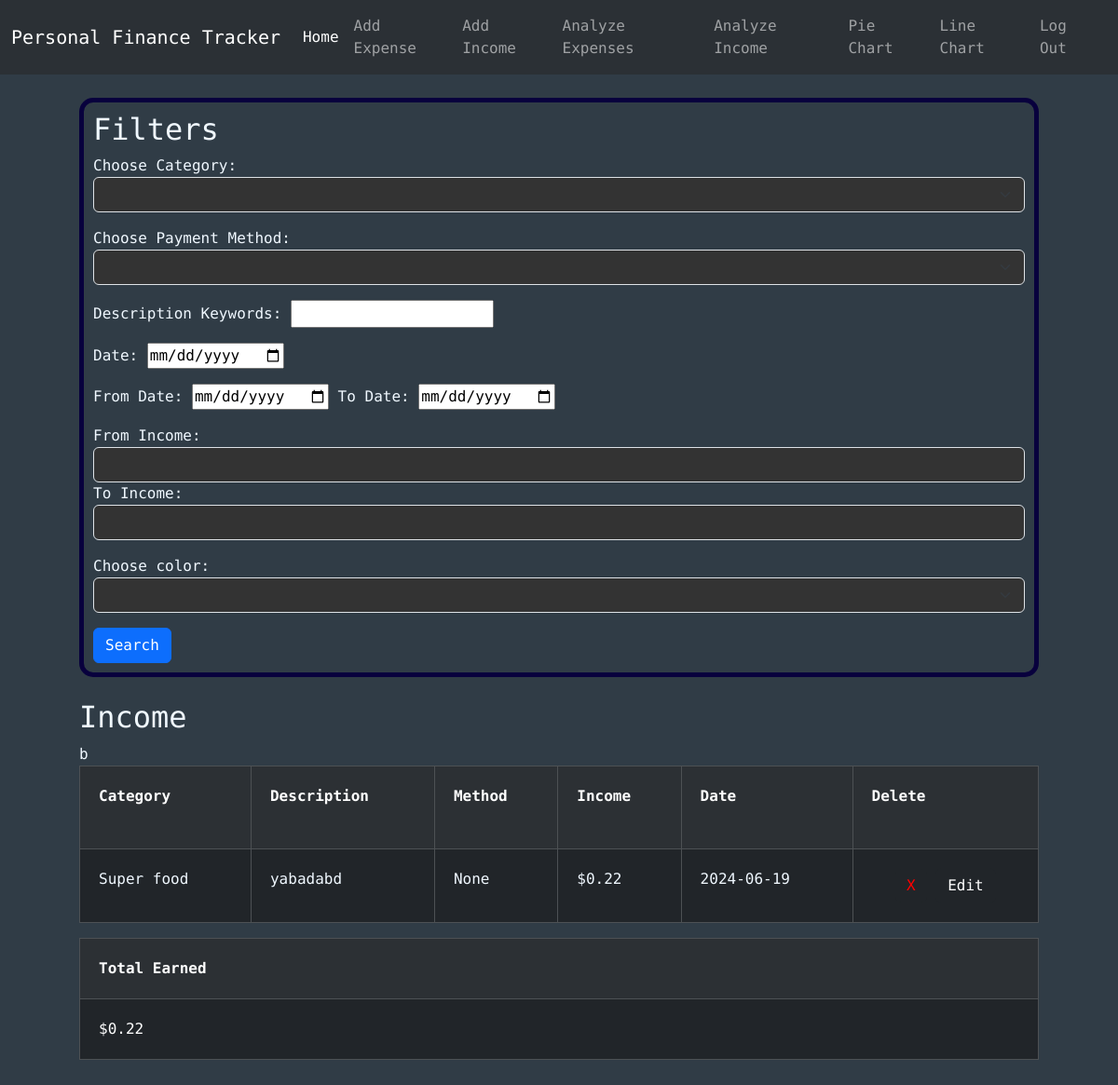
The page /analyzeIncome (signed in) on the database its author committed.
### tables this page shows
CREATE TABLE incomes (id INTEGER PRIMARY KEY, user_id INTEGER NOT NULL, category TEXT, description TEXT, method TEXT, income NUMERIC NOT NULL, date TEXT NOT NULL, color TEXT, FOREIGN KEY (user_id) REFERENCES users(id));

### app.py (the view)
@app.route("/analyzeIncome", methods=["GET", "POST"])
@login_required
def analyzeIncome():
    conn = get_db_connection()
    categories = conn.execute("SELECT DISTINCT category FROM incomes WHERE user_id = ?", (session["user_id"],)).fetchall()
    methods = conn.execute("SELECT DISTINCT method FROM incomes WHERE user_id = ?", (session["user_id"],)).fetchall()
    colors = conn.execute("SELECT DISTINCT color FROM incomes WHERE user_id = ?", (session["user_id"],)).fetchall()
    categoryFilter = None
    methodFilter = None
    keywordsFilter = None
    dateFilter = None
    fromDateFilter =None
    toDateFilter = None
    fromIncomeFilter = None
    toIncomeFilter = None
    colorFilter = None
    incs = conn.execute("SELECT * FROM incomes WHERE user_id = ?", (session["user_id"],)).fetchall()
    total = conn.execute("SELECT SUM(income) AS sum FROM incomes WHERE user_id = ?", (session["user_id"],)).fetchall()[0]["sum"]
    if request.method == "POST":
        categoryFilter = request.form.get("category")
        methodFilter = request.form.get("method")
        keywordsFilter = request.form.get("keywords")
        dateFilter = request.form.get("date")
        fromDateFilter = request.form.get("fromDate")
        toDateFilter = request.form.get("toDate")
        fromIncomeFilter = request.form.get("fromIncome")
        toIncomeFilter = request.form.get("toIncome")
        colorFilter = request.form.get("color")
        if dateFilter and (fromDateFilter or toDateFilter):
            flash("Cannot do from-to date at the same time as a specific date")
        if (fromIncomeFilter and toIncomeFilter) and float(fromIncomeFilter) > float(toIncomeFilter):
            flash("From-income must be smaller than to-income")
        if fromDateFilter:
            fD = date.fromisoformat(fromDateFilter)
        if toDateFilter:
            tD = date.fromisoformat(toDateFilter)
        if  fromDateFilter and toDateFilter and (not dateIsLessThan(fD, tD)):
            flash("From-date must be less than to-date")
        floatedFromIncomeFilter = 0
        if fromIncomeFilter:
            floatedFromIncomeFilter = float(fromIncomeFilter)
        floatedToIncomeFilter = 0
        if toIncomeFilter:
            floatedToIncomeFilter = float(toIncomeFilter)
        incs = conn.execute("SELECT * FROM incomes WHERE"\
                            " user_id = ?"\
                            " AND CASE WHEN ? != '' THEN category = ? ELSE 1 END"\
                            " AND CASE WHEN ? != '' THEN method = ? ELSE 1 END"\
                            " AND CASE WHEN ? != '' THEN description LIKE ? ELSE 1 END"\
                            " AND CASE WHEN ? != '' THEN date = ? ELSE 1 END"\
                            " AND CASE WHEN ? != '' AND ? != '' THEN date BETWEEN ? AND ? "\
                                " WHEN ? != '' AND ? == '' THEN date BETWEEN ? AND '9999-00-00'"\
                                " WHEN ? != '' AND ? == '' THEN date BETWEEN 0000-00-00  AND ?"\
                                " ELSE 1 END"\
                            " AND CASE WHEN ? != '' AND ? != '' THEN income BETWEEN ? AND ? "\
                                " WHEN ? != '' AND ? == '' THEN income BETWEEN ? AND 99999999"\
                                " WHEN ? != '' AND ? == '' THEN income BETWEEN 0 AND ?"\
                                " ELSE 1 END"\
                            " AND CASE WHEN ? != '' THEN color = ? ELSE 1 END"
                            , (session["user_id"], categoryFilter, categoryFilter, methodFilter, methodFilter, keywordsFilter, f'%{keywordsFilter}%', dateFilter, dateFilter, fromDateFilter, toDateFilter, fromDateFilter, toDateFilter, fromDateFilter, toDateFilter, fromDateFilter, toDateFilter, fromDateFilter, toDateFilter, fromIncomeFilter, toIncomeFilter, floatedFromIncomeFilter, floatedToIncomeFilter, fromIncomeFilter, toIncomeFilter, floatedFromIncomeFilter, fromIncomeFilter, toIncomeFilter, floatedToIncomeFilter, colorFilter, colorFilter)).fetchall()
        total = conn.execute("SELECT SUM(income) AS sum FROM incomes WHERE"\
                            " user_id = ?"\
                            " AND CASE WHEN ? != '' THEN category = ? ELSE 1 END"\
                            " AND CASE WHEN ? != '' THEN method = ? ELSE 1 END"\
                            " AND CASE WHEN ? != '' THEN description LIKE ? ELSE 1 END"\
                            " AND CASE WHEN ? != '' THEN date = ? ELSE 1 END"\
                            " AND CASE WHEN ? != '' AND ? != '' THEN date BETWEEN ? AND ? "\
                                " WHEN ? != '' AND ? == '' THEN date BETWEEN ? AND '9999-00-00'"\
                                " WHEN ? != '' AND ? == '' THEN date BETWEEN 0000-00-00  AND ?"\
                                " ELSE 1 END"\
                            " AND CASE WHEN ? != '' AND ? != '' THEN income BETWEEN ? AND ? "\
                                " WHEN ? != '' AND ? == '' THEN income BETWEEN ? AND 99999999"\
                                " WHEN ? != '' AND ? == '' THEN income BETWEEN 0 AND ?"\
                                " ELSE 1 END"\
                            " AND CASE WHEN ? != '' THEN color = ? ELSE 1 END"
                            , (session["user_id"], categoryFilter, categoryFilter, methodFilter, methodFilter, keywordsFilter, f'%{keywordsFilter}%', dateFilter, dateFilter, fromDateFilter, toDateFilter, fromDateFilter, toDateFilter, fromDateFilter, toDateFilter, fromDateFilter, toDateFilter, fromDateFilter, toDateFilter, fromIncomeFilter, toIncomeFilter, floatedFromIncomeFilter, floatedToIncomeFilter, fromIncomeFilter, toIncomeFilter, floatedFromIncomeFilter, fromIncomeFilter, toIncomeFilter, floatedToIncomeFilter, colorFilter, colorFilter)).fetchall()[0]["sum"]
    elif request.method == "GET":
        categoryFilter = categoryFilter if categoryFilter is not None else ""
        methodFilter = methodFilter if methodFilter is not None else ""
        keywordsFilter = keywordsFilter if keywordsFilter is not None else ""
        dateFilter = dateFilter if dateFilter is not None else ""
        fromDateFilter = fromDateFilter if fromDateFilter is not None else ""
        toDateFilter = toDateFilter if toDateFilter is not None else ""
        fromIncomeFilter = fromIncomeFilter if fromIncomeFilter is not None else ""
        toIncomeFilter = toIncomeFilter if toIncomeFilter is not None else ""
        colorFilter = colorFilter if colorFilter is not None else ""
    return render_template("analyzeIncome.html", categories=categories, methods=methods, colors=colors, incomes=incs, total=total, categoryFilter=categoryFilter, methodFilter=methodFilter, keywordsFilter=keywordsFilter, dateFilter=dateFilter, fromDateFilter=fromDateFilter, toDateFilter=toDateFilter, fromIncomeFilter=fromIncomeFilter, toIncomeFilter=toIncomeFilter, colorFilter=colorFilter)

### helpers.py (called while the page is built)
def login_required(f):
    @wraps(f)
    def decorated_function(*args, **kwargs):
        if session.get("user_id") is None:
            return redirect("/login")
        return f(*args, **kwargs)
    return decorated_function

def get_db_connection():
    conn = sqlite3.connect('database.db')
    conn.row_factory = sqlite3.Row
    return conn

### templates/analyzeIncome.html (shortened to what this page needs)
{% extends "layout.html" %}
{% block body %}
<div class="cont center-horizontal">
  <div class="formBox">
    <h2>Filters</h2>
    <form action="/analyzeIncome" method="post">
      <div class="mb-3">
        <label for="category">Choose Category:</label>
        <select name="category" id="category" class="form-select">
          <option></option>
          {% for category in categories %}
          <option value="{{category['category']}}" {% if category["category"] == categoryFilter %}selected{% endif %}>
          </option>
          {% endfor %}
        </select>
      </div>
      <div class="mb-3">
        <label for="method">Choose Payment Method:</label>
        <select name="method" id="method" class="form-select">
          <option></option>
          {% for method in methods %}
          <option value="{{method['method']}}" {% if method['method'] == methodFilter %}selected{% endif %}>{{method['method']}}</option>
          {% endfor %}
        </select>
      </div>
      <div class="mb-3">
        <label for="keywords">Description Keywords:</label>
        <input
          type="text"
          name="keywords"
          id="keywords"
          value="{{keywordFilter}}"
        />
      </div>
      <div class="mb-3">
        <label for="date">Date:</label>
        <input type="date" name="date" id="date" value="{{dateFilter}}" />
      </div>
      <div class="mb-3">
        <label for="fromDate">From Date:</label>
        <input
          type="date"
          name="fromDate"
          id="fromDate"
          value="{{fromDateFilter}}"
        />
        <label for="toDate">To Date:</label>
        <input type="date" name="toDate" id="toDate" value="{{toDateFilter}}" />
      </div>
      <div class="mb-3">
        <label for="fromIncome">From Income:</label>
        <input
          type="number"
          step="0.01"
          min="0"
          class="form-control"
          name="fromIncome"
          id="fromIncome"
          value="{{fromIncomeFilter}}"
        />
        <label for="toIncome">To Income:</label>
        <input
          type="number"
          step="0.01"
          min="0"
          class="form-control"
          name="toIncome"
          id="toIncome"
          value="{{toIncomeFilter}}"
        />
      </div>
      <div class="mb-3">
        <label for="color">Choose color:</label>
        <select
          name="color"
          id="color"
          class="form-select"
        >
          <option></option>
          {% for color in colors %}
          <option style="color: {{color['color']}}"value="{{color['color']}}" {% if color['color'] == color %}selected{% endif %}>
          </option>
          {% endfor %}
        </select>
      </div>
      <button type="submit" class="btn btn-primary">Search</button>
    </form>
  </div>
  <br />
  {% if incomes -%}
  <div>
    <div>
      <h2>Income</h2>
      <div class="table-responsive">
        <table
          class="table table-dark table-striped table-bordered table-hover"
        >
          <tr>
            <th scope="col">Category</th>
            <th scope="col">Description</th>
            <th scope="col">Method</th>
            <th scope="col">Income</th>
            <th scope="col">Date</th>
            <th scope="col">
              Delete
              <br />
            </th>
          </tr>
          {% for income in incomes %}
          <tr>
            <td style="color: {{income['color']}}">{{ income["category"] }}</td>
            <td style="color: {{income['color']}}">{{ income["description"] }}</td>
            <td style="color: {{income['color']}}">{{ income["method"] }}</td>
            <td style="color: {{income['color']}}">{{ "$%.2f" | format(income["income"]) }}</td>
            <td style="color: {{income['color']}}">{{ income["date"] }}</td>
            <td style="text-align: center; color: {{income['color']}}">
              <form action="/delete" method="POST" style="display: inline-block">
                <button
                  type="submit"
                  class="delete-btn btn btn-dark"
                  style="color: red; border: 0; text-align: center"
                >
                  X
                </button>
              </form>
              <form action="/edit" method="POST" style="display: inline-block">
                <button type="submit" class="delete-btn btn btn-dark">
                  Edit
                </button>
              </form>
            </td> b
          </tr>
          {% endfor %}
        </table>
      </div>
      <table class="table table-dark table-striped table-bordered table-hover">
        <tr>
          <th scope="col">Total Earned</th>
        </tr>
        <tr>
          <td>{{"$%.2f" | format(total)}}</td>
        </tr>
      </table>
    </div>
    {% endif %}
  </div>
  {% endblock %}

### static/styles/CSS.css (style rules this page uses)
.cont { display: flex; justify-content: center; padding: 15px; flex-direction: column; color: aliceblue; max-width: 100vw; }
.center-horizontal { margin: 0 auto; width: 90vw; max-width: 1200px; padding: 25px; }
.formBox { border: 5px solid rgb(8, 0, 61); border-radius: 15px; padding: 10px; }
#body { background-color: rgb(48, 60, 70); font-family: "Roboto Mono", monospace; color: aliceblue; }
.form-select { background-color: #333 !important; color: aliceblue !important; }
.form-control { background-color: #333 !important; color: #f0f8ff !important; }
tr > * { padding: 20px !important; }

### rows shown on the page
incomes: category "Super food", description "yabadabd", method "None", income "$0.22", date "2024-06-19"

### other values the page prints
{{ "$%.2f" | format(total) }} "$0.22"
